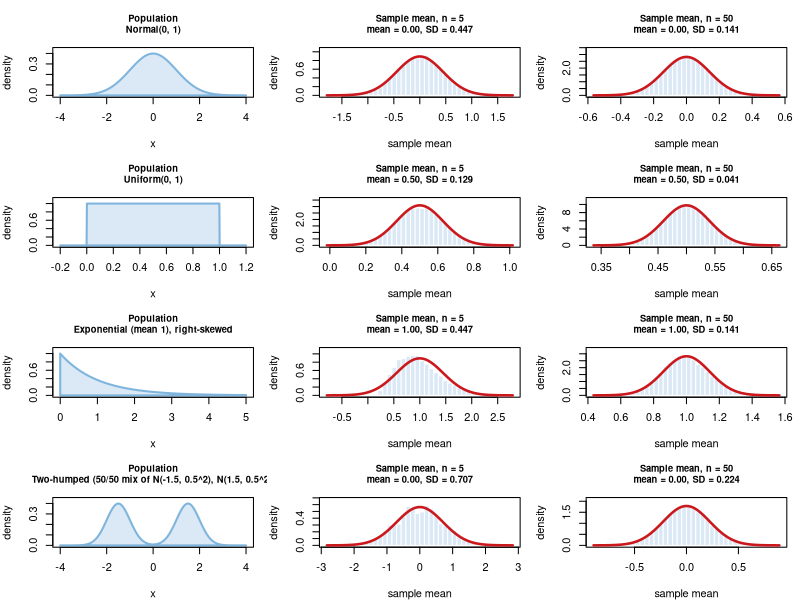
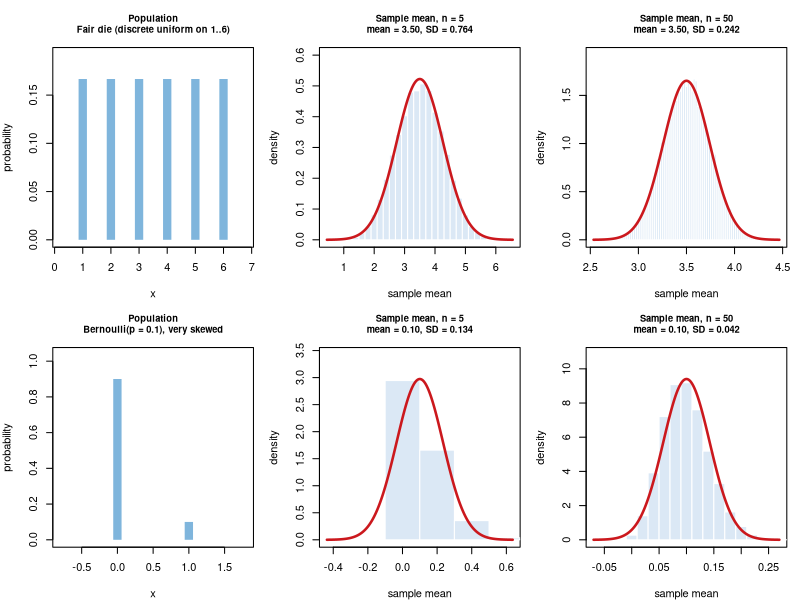
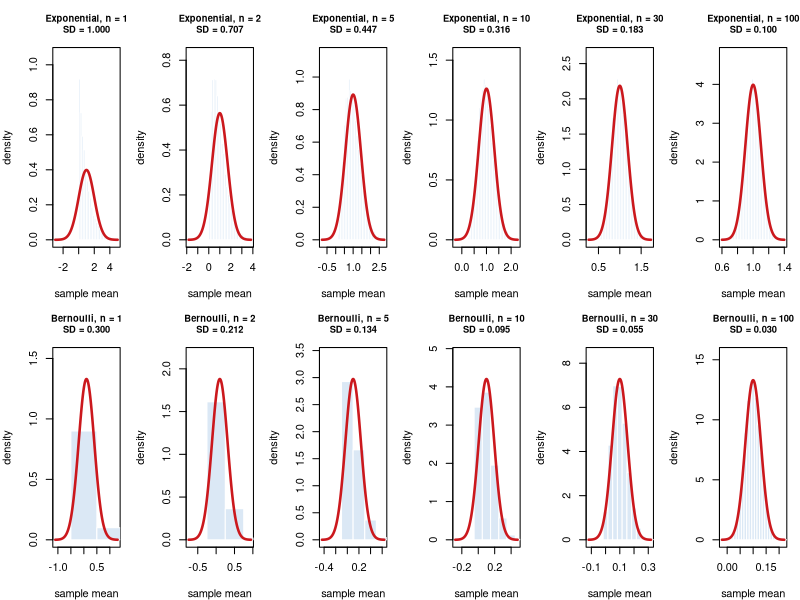
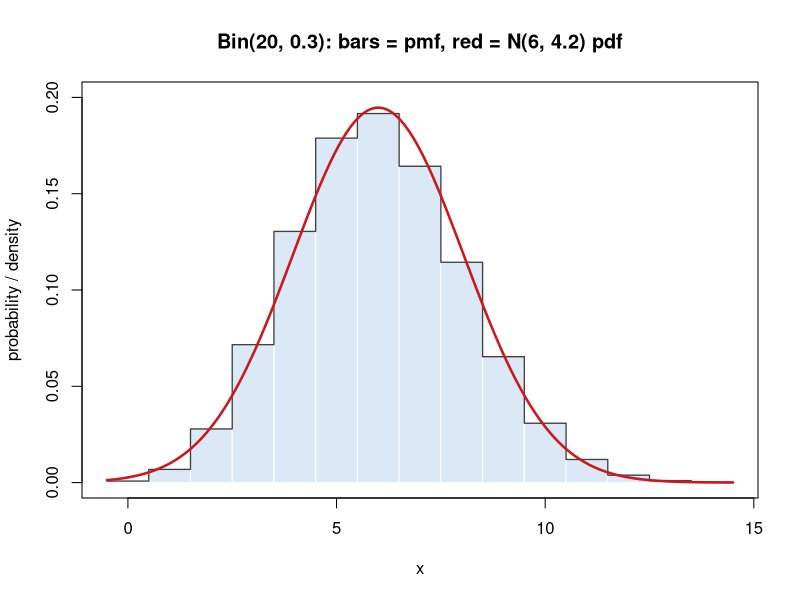
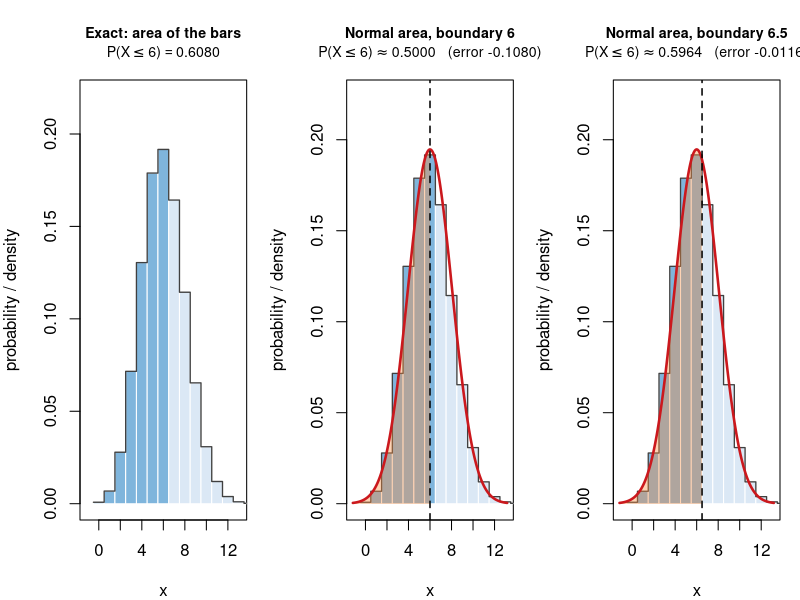
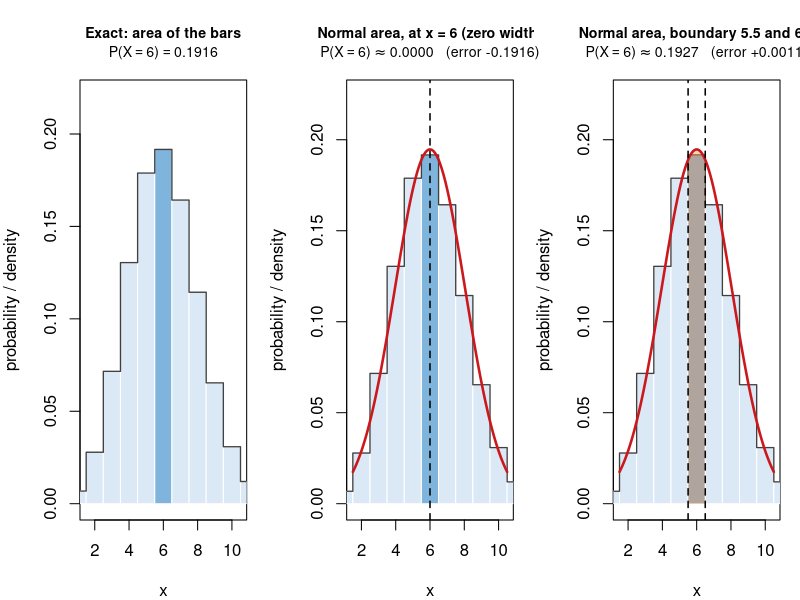
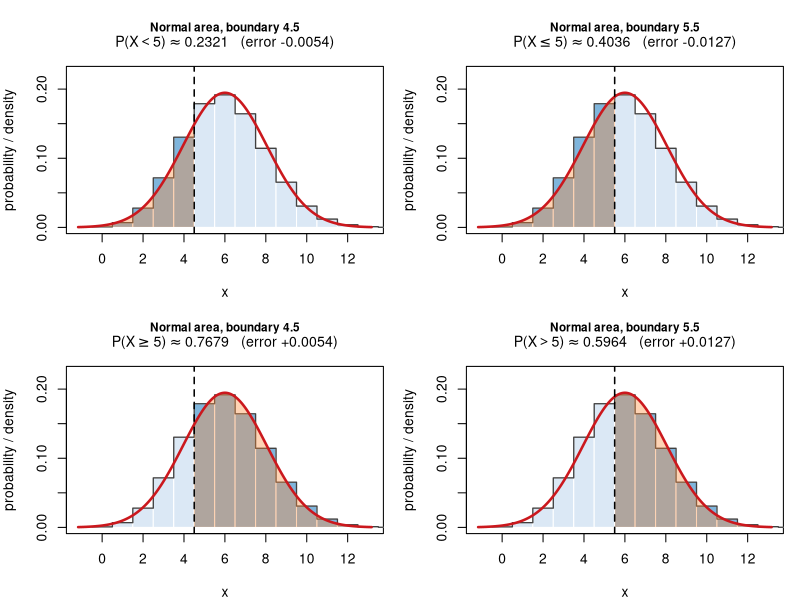
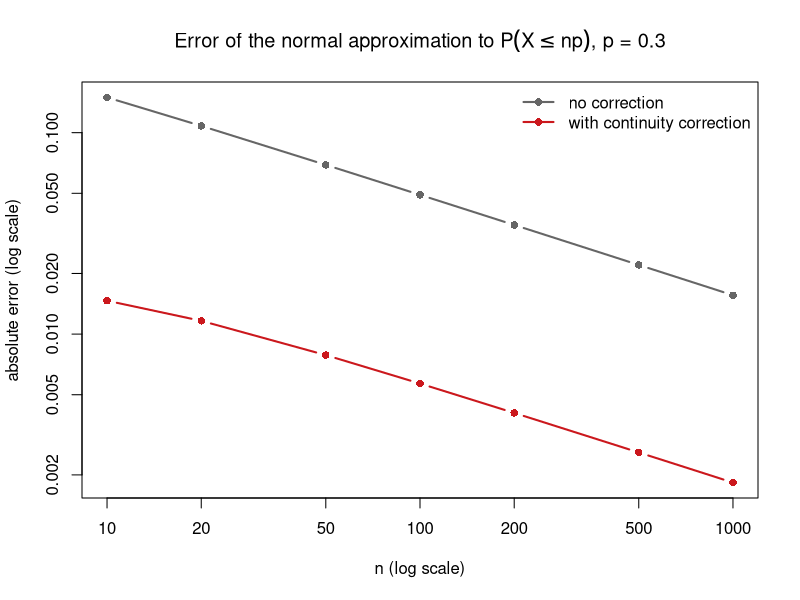

Reproduce these figures in R, in order.
## ---- chunk 1
knitr::opts_chunk$set(echo = FALSE,   # set to TRUE to show the R code
                       message = FALSE, warning = FALSE,
                      fig.align = "center", dpi = 110)
set.seed(400)   # reproducible simulations
## ---- chunk 2
n_small <- 5      # "small" sample size
n_large <- 50     # "large" sample size
N       <- 20000  # number of simulated samples for each (population, n)
## ---- chunk 3
pops <- list(
  # ---- continuous ----
  Normal = list(label = "Normal(0, 1)", discrete = FALSE,
                draw = function(m) rnorm(m), mu = 0, sigma = 1,
                dens = function(x) dnorm(x), xlim = c(-4, 4)),
  Uniform = list(label = "Uniform(0, 1)", discrete = FALSE,
                 draw = function(m) runif(m), mu = 0.5, sigma = sqrt(1/12),
                 dens = function(x) dunif(x), xlim = c(-0.2, 1.2)),
  Exponential = list(label = "Exponential (mean 1), right-skewed", discrete = FALSE,
                     draw = function(m) rexp(m, 1), mu = 1, sigma = 1,
                     dens = function(x) dexp(x, 1), xlim = c(0, 5)),
  Bimodal = list(label = "Two-humped (50/50 mix of N(-1.5, 0.5^2), N(1.5, 0.5^2))",
                 discrete = FALSE,
                 draw = function(m) ifelse(runif(m) < 0.5, rnorm(m, -1.5, 0.5), rnorm(m, 1.5, 0.5)),
                 mu = 0, sigma = sqrt(0.25 + 1.5^2),
                 dens = function(x) 0.5 * dnorm(x, -1.5, 0.5) + 0.5 * dnorm(x, 1.5, 0.5),
                 xlim = c(-4, 4)),
  # ---- discrete (integer valued) ----
  Die = list(label = "Fair die (discrete uniform on 1..6)", discrete = TRUE,
             draw = function(m) sample(1:6, m, replace = TRUE),
             mu = 3.5, sigma = sqrt(35/12), support = 1:6, pmf = rep(1/6, 6)),
  Bernoulli = list(label = "Bernoulli(p = 0.1), very skewed", discrete = TRUE,
                   draw = function(m) rbinom(m, 1, 0.1),
                   mu = 0.1, sigma = sqrt(0.1 * 0.9), support = 0:1, pmf = c(0.9, 0.1))
)

col_bar   <- "#dbe8f5"   # light blue : bars / histogram
col_event <- "#7fb5dc"   # blue       : bars that belong to the event
col_curve <- "#cb181d"   # red        : normal curve
col_shade <- adjustcolor("#fd8d3c", alpha.f = 0.38)  # orange: normal area
## ---- chunk 4
# draw m*n values and return the m sample means
sim_means <- function(pop, n, m = N) rowMeans(matrix(pop$draw(m * n), nrow = m, ncol = n))

plot_population <- function(pop) {
  if (pop$discrete) {
    plot(pop$support, pop$pmf, type = "h", lwd = 8, lend = 1, col = col_event,
         xlim = range(pop$support) + c(-0.8, 0.8), ylim = c(0, max(pop$pmf) * 1.15),
         xlab = "x", ylab = "probability",
         main = paste0("Population\n", pop$label), cex.main = 0.85)
  } else {
    xs <- seq(pop$xlim[1], pop$xlim[2], length.out = 600)
    plot(xs, pop$dens(xs), type = "n", xlab = "x", ylab = "density",
         ylim = c(0, max(pop$dens(xs)) * 1.1),
         main = paste0("Population\n", pop$label), cex.main = 0.85)
    polygon(c(xs[1], xs, xs[length(xs)]), c(0, pop$dens(xs), 0), col = col_bar, border = col_event, lwd = 2)
  }
}

plot_xbar <- function(pop, n, m = N, main = NULL) {
  xbar <- sim_means(pop, n, m)
  se   <- pop$sigma / sqrt(n)
  xl   <- pop$mu + c(-4, 4) * se
  xs   <- seq(xl[1], xl[2], length.out = 500)
  if (is.null(main))
    main <- sprintf("Sample mean, n = %d\nmean = %.2f, SD = %.3f", n, pop$mu, se)

  if (pop$discrete) {                       # sums are integers: area of each bar = P(Xbar = v)
    tab <- table(round(xbar * n)) / m
    v   <- as.numeric(names(tab)) / n
    h   <- as.numeric(tab) * n              # probability / bar width (width = 1/n)
    ymax <- max(h, dnorm(pop$mu, pop$mu, se)) * 1.15
    plot(NA, xlim = xl, ylim = c(0, ymax), xlab = "sample mean", ylab = "density",
         main = main, cex.main = 0.85)
    rect(v - 0.5 / n, 0, v + 0.5 / n, h, col = col_bar, border = "white")
  } else {
    br   <- seq(xl[1], xl[2], length.out = 41)
    keep <- xbar[xbar >= xl[1] & xbar <= xl[2]]
    cnt  <- hist(keep, breaks = br, plot = FALSE)$counts
    h    <- cnt / (m * diff(br))            # density scale (uses all m samples)
    ymax <- max(h, dnorm(pop$mu, pop$mu, se)) * 1.15
    plot(NA, xlim = xl, ylim = c(0, ymax), xlab = "sample mean", ylab = "density",
         main = main, cex.main = 0.85)
    rect(br[-length(br)], 0, br[-1], h, col = col_bar, border = "white")
  }
  lines(xs, dnorm(xs, pop$mu, se), col = col_curve, lwd = 2.5)
}

# one row per population: [population | small n | large n]
clt_grid <- function(pop_names, n_small, n_large) {
  op <- par(mfrow = c(length(pop_names), 3), mar = c(4, 4, 3.6, 1))
  on.exit(par(op))
  for (nm in pop_names) {
    plot_population(pops[[nm]])
    plot_xbar(pops[[nm]], n_small)
    plot_xbar(pops[[nm]], n_large)
  }
}
## ---- chunk 5
# distribution "families": pmf, mean, sd, largest value worth considering
fam_binom <- function(n, p) list(name = sprintf("Bin(%d, %g)", n, p), pmf = function(x) dbinom(x, n, p),
                                 mu = n * p, sigma = sqrt(n * p * (1 - p)), maxx = n)
fam_pois  <- function(lambda) list(name = sprintf("Poisson(%g)", lambda), pmf = function(x) dpois(x, lambda),
                                   mu = lambda, sigma = sqrt(lambda), maxx = qpois(1 - 1e-12, lambda))

# event P(X <= k), etc.: which integers belong to it, and the matching normal interval
event_info <- function(kind, k) {
  op  <- c(le = "<=", lt = "<", ge = ">=", gt = ">", eq = "==")[[kind]]
  sym <- c(le = "<=", lt = "<", ge = ">=", gt = ">", eq = "=")[[kind]]
  list(inc  = switch(kind, le = function(v) v <= k, lt = function(v) v < k, ge = function(v) v >= k,
                           gt = function(v) v > k,  eq = function(v) v == k),
       lab     = call("paste", "P(", call(op, quote(X), k), ")"),      # plotmath label, used in plot titles
       lab_chr = sprintf("P(X %s %d)", sym, k),         # text label, used in tables
       cc   = switch(kind, le = c(-Inf, k + 0.5), lt = c(-Inf, k - 0.5), ge = c(k - 0.5, Inf),
                           gt = c(k + 0.5, Inf),  eq = c(k - 0.5, k + 0.5)),
       nocc = switch(kind, le = c(-Inf, k), lt = c(-Inf, k), ge = c(k, Inf), gt = c(k, Inf), eq = c(k, k)))
}

# one panel. mode = "exact" (bars only), "nocc" (normal area, no correction), "cc" (normal area, corrected)
panel <- function(fam, k, kind = "le", mode = c("exact", "nocc", "cc"), xlim = NULL) {
  mode <- match.arg(mode)
  ev   <- event_info(kind, k)
  if (is.null(xlim)) xlim <- fam$mu + c(-3.5, 3.5) * fam$sigma
  v <- max(0, floor(xlim[1])):min(fam$maxx, ceiling(xlim[2]))
  p <- fam$pmf(v)
  allv  <- 0:fam$maxx
  exact <- sum(fam$pmf(allv)[ev$inc(allv)])

  reg    <- if (mode == "cc") ev$cc else ev$nocc
  approx <- if (reg[1] < reg[2]) pnorm(reg[2], fam$mu, fam$sigma) - pnorm(reg[1], fam$mu, fam$sigma) else 0
  fin    <- unique(reg[is.finite(reg)])

  line1 <- if (mode == "exact") "Exact: area of the bars" else {
    where <- if (length(fin) == 1 && reg[1] == reg[2]) sprintf("at x = %g (zero width)", fin) else
             sprintf("boundary %s", paste(fin, collapse = " and "))
    sprintf("Normal area, %s", where)
  }
  line2 <- if (mode == "exact") bquote(.(ev$lab) == .(sprintf("%.4f", exact))) else
           bquote(.(ev$lab) %~~% .(sprintf("%.4f", approx)) * "   (error " * .(sprintf("%+.4f", approx - exact)) * ")")

  ymax <- max(p, if (mode != "exact") dnorm(fam$mu, fam$mu, fam$sigma)) * 1.15
  plot(NA, xlim = xlim, ylim = c(0, ymax), xlab = "x", ylab = "probability / density", main = "")
  title(main = line1, cex.main = 0.85, line = 2.1)
  mtext(line2, side = 3, line = 0.8, font = 2, cex = 0.85)

  # bars: blue = belongs to the event
  rect(v - 0.5, 0, v + 0.5, p, col = ifelse(ev$inc(v), col_event, col_bar),
       border = if (length(v) > 40) NA else "white")
  # the pmf as a step function
  lines(c(rbind(v - 0.5, v + 0.5)), rep(p, each = 2), col = "grey25", lwd = 1.3)

  if (mode != "exact") {
    lo <- max(reg[1], xlim[1]); hi <- min(reg[2], xlim[2])
    if (lo < hi) {
      xs <- seq(lo, hi, length.out = 300)
      polygon(c(lo, xs, hi), c(0, dnorm(xs, fam$mu, fam$sigma), 0), col = col_shade, border = NA)
    }
    xs <- seq(xlim[1], xlim[2], length.out = 500)
    lines(xs, dnorm(xs, fam$mu, fam$sigma), col = col_curve, lwd = 2.5)
    abline(v = fin, lty = 2, lwd = 1.5)
  }
  invisible(c(exact = exact, approx = approx))
}

# exact / no correction / with correction side by side
three_panels <- function(fam, k, kind = "le", xlim = NULL) {
  op <- par(mfrow = c(1, 3), mar = c(4, 4, 4, 1)); par(cex = 1); on.exit(par(op))
  panel(fam, k, kind, "exact", xlim)
  panel(fam, k, kind, "nocc",  xlim)
  panel(fam, k, kind, "cc",    xlim)
}

# numbers for all five event types
cc_table <- function(fam, k) {
  kinds <- c("eq", "lt", "le", "ge", "gt")
  out <- t(sapply(kinds, function(kd) {
    pdf(NULL); on.exit(dev.off())
    c(exact = panel(fam, k, kd, "exact")[["exact"]],
      nocc  = panel(fam, k, kd, "nocc")[["approx"]],
      cc    = panel(fam, k, kd, "cc")[["approx"]])
  }))
  data.frame(Event = sapply(kinds, function(kd) event_info(kd, k)$lab_chr),
             `Normal interval used` = sapply(kinds, function(kd) {
               r <- event_info(kd, k)$cc
               if (is.infinite(r[1])) sprintf("X* < %g", r[2]) else if (is.infinite(r[2])) sprintf("X* > %g", r[1])
               else sprintf("%g < X* < %g", r[1], r[2]) }),
             Exact = round(out[, "exact"], 4),
             `No correction` = round(out[, "nocc"], 4),
             `With correction` = round(out[, "cc"], 4),
             check.names = FALSE, row.names = NULL)
}
## ---- chunk 6
# "by hand" table: z-score(s), z-table value (z rounded to 2 decimals), and software value
by_hand <- function(fam, k, kind = "le") {
  ev <- event_info(kind, k)
  one <- function(reg, method) {
    fin  <- reg[is.finite(reg)]
    zr   <- round((reg - fam$mu) / fam$sigma, 2)
    nonempty <- reg[1] < reg[2]
    tab  <- if (nonempty) round(pnorm(zr[2]), 4) - round(pnorm(zr[1]), 4) else 0   # 4-decimal table entries
    soft <- if (nonempty) pnorm(reg[2], fam$mu, fam$sigma) - pnorm(reg[1], fam$mu, fam$sigma) else 0
    data.frame(Method = method,
               `Normal boundary` = if (nonempty) paste(fin, collapse = " and ") else sprintf("%g (zero width)", fin[1]),
               `z-score` = if (nonempty) paste(sprintf("%.2f", zr[is.finite(zr)]), collapse = " and ") else "-",
               `From z-table` = sprintf("%.4f", tab), `From software` = sprintf("%.4f", soft),
               check.names = FALSE)
  }
  allv <- 0:fam$maxx
  ex <- sum(fam$pmf(allv)[ev$inc(allv)])
  rbind(one(ev$nocc, "Normal, no correction"), one(ev$cc, "Normal, with correction"),
        data.frame(Method = "Exact (pmf)", `Normal boundary` = "-", `z-score` = "-",
                   `From z-table` = "-", `From software` = sprintf("%.4f", ex), check.names = FALSE))
}
## ---- chunk 7
clt_grid(c("Normal", "Uniform", "Exponential", "Bimodal"), n_small, n_large)
## ---- chunk 8
clt_grid(c("Die", "Bernoulli"), n_small, n_large)
## ---- chunk 9
ns <- c(1, 2, 5, 10, 30, 100)
op <- par(mfrow = c(2, length(ns)), mar = c(4, 4, 3.6, 1))
for (nm in c("Exponential", "Bernoulli"))
  for (n in ns)
    plot_xbar(pops[[nm]], n,
              main = sprintf("%s, n = %d\nSD = %.3f", nm, n, pops[[nm]]$sigma / sqrt(n)))
par(op)
## ---- chunk 10
n_vals <- c(5, 10, 30, 50, 100, 200, 500)
cutoff <- 1 + 1.645 / sqrt(n_vals)                       # mu + 1.645 * sigma / sqrt(n)
exact  <- pgamma(n_vals * cutoff, shape = n_vals, rate = 1, lower.tail = FALSE)
clt    <- pnorm(cutoff, mean = 1, sd = 1 / sqrt(n_vals), lower.tail = FALSE)
knitr::kable(data.frame(n = n_vals, Cutoff = round(cutoff, 3), `Exact` = round(exact, 4),
                        `CLT (normal)` = round(clt, 4), `Difference` = round(clt - exact, 4),
                        check.names = FALSE),
             caption = "P(sample mean > cutoff) for the Exponential(mean 1) population")
## ---- chunk 11
fam <- fam_binom(20, 0.3)
v <- 0:14
plot(NA, xlim = c(-0.5, 14.5), ylim = c(0, 0.2), xlab = "x", ylab = "probability / density",
     main = "Bin(20, 0.3): bars = pmf, red = N(6, 4.2) pdf")
rect(v - 0.5, 0, v + 0.5, fam$pmf(v), col = col_bar, border = "white")
lines(c(rbind(v - 0.5, v + 0.5)), rep(fam$pmf(v), each = 2), col = "grey25", lwd = 1.3)
xs <- seq(-0.5, 14.5, length.out = 400)
lines(xs, dnorm(xs, fam$mu, fam$sigma), col = col_curve, lwd = 2.5)
## ---- chunk 12
three_panels(fam, k = 6, kind = "le")
## ---- chunk 13
knitr::kable(by_hand(fam, 6, "le"), caption = "Bin(20, 0.3): P(X <= 6)")
## ---- chunk 14
three_panels(fam, k = 6, kind = "eq", xlim = c(1.5, 10.5))
## ---- chunk 15
knitr::kable(by_hand(fam, 6, "eq"), caption = "Bin(20, 0.3): P(X = 6)")
## ---- chunk 16
op <- par(mfrow = c(2, 2), mar = c(4, 4, 4, 1))
for (kd in c("lt", "le", "ge", "gt")) panel(fam, 5, kd, "cc")
par(op)
## ---- chunk 17
knitr::kable(cc_table(fam, k = 5), caption = "Bin(20, 0.3), k = 5: exact vs. normal approximation")
## ---- chunk 18
n_seq <- c(10, 20, 50, 100, 200, 500, 1000)
p0 <- 0.3
err <- sapply(n_seq, function(n) {
  k  <- floor(n * p0)
  ex <- pbinom(k, n, p0)
  s  <- sqrt(n * p0 * (1 - p0))
  c(nocc = abs(pnorm(k, n * p0, s) - ex), cc = abs(pnorm(k + 0.5, n * p0, s) - ex))
})
matplot(n_seq, t(err), type = "b", pch = 16, lty = 1, lwd = 2, col = c("grey40", col_curve),
        log = "xy", xlab = "n (log scale)", ylab = "absolute error (log scale)",
        main = expression("Error of the normal approximation to " * P(X <= np) * ", p = 0.3"))
legend("topright", c("no correction", "with continuity correction"), col = c("grey40", col_curve),
       lty = 1, pch = 16, lwd = 2, bty = "n")
## ---- chunk 19
three_panels(fam_pois(12), k = 9, kind = "le")
## ---- chunk 20
knitr::kable(by_hand(fam_pois(12), 9, "le"), caption = "Poisson(12): P(X <= 9), with X* ~ N(12, 12), sigma = 3.46")
## ---- chunk 21
three_panels(fam_pois(3), k = 2, kind = "le", xlim = c(-3, 10))
## ---- chunk 22
knitr::kable(by_hand(fam_pois(3), 2, "le"), caption = "Poisson(3): P(X <= 2), with X* ~ N(3, 3), sigma = 1.73")
## ---- chunk 23
three_panels(fam_pois(219), k = 200, kind = "le", xlim = c(180, 215))
## ---- chunk 24
knitr::kable(by_hand(fam_pois(219), 200, "le"), caption = "Poisson(219): P(X <= 200), with X* ~ N(219, 219), sigma = 14.80")
## ---- chunk 25
knitr::kable(cc_table(fam_pois(219), k = 200), caption = "Poisson(219), k = 200")
